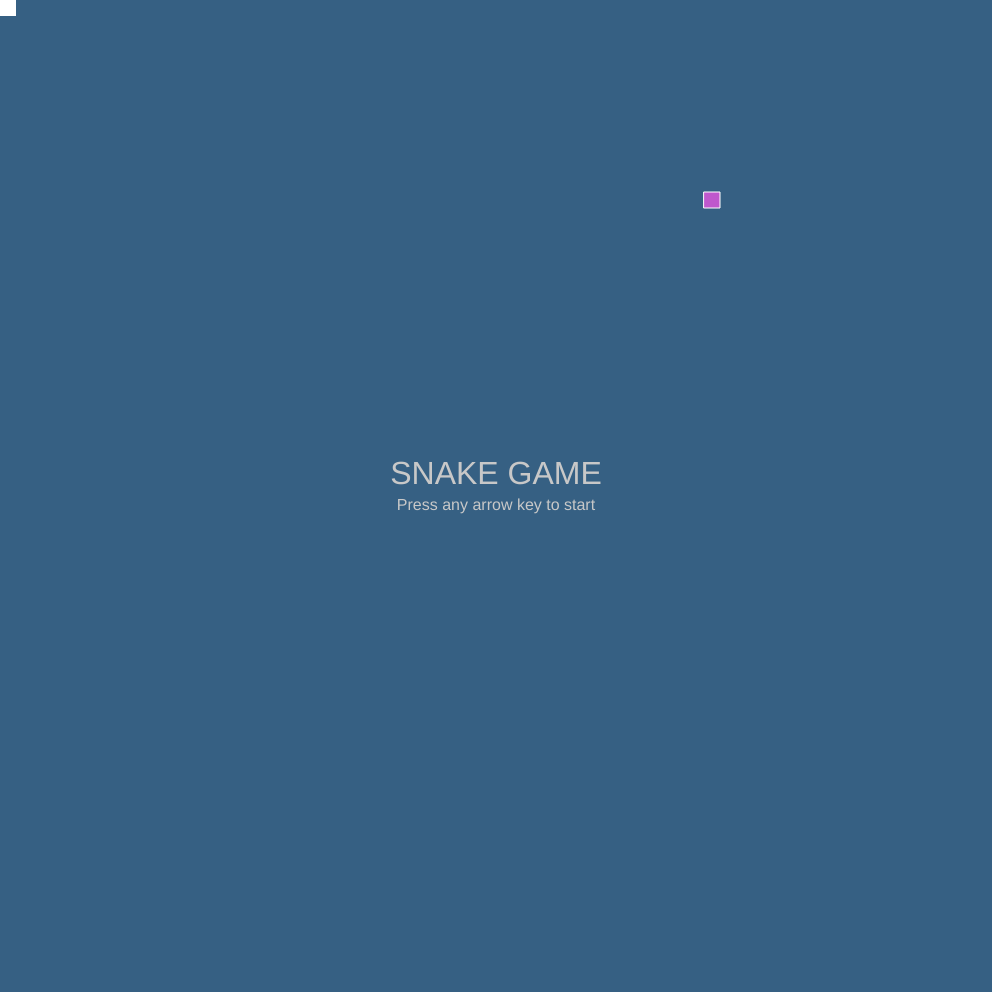
Frame 1 (no input)
Frame 60 (no input): identical to frame 1, image omitted
Frame 120 (the mouse pressed at the canvas centre since frame 60): identical to frame 1, image omitted

The p5.js sketch that drew this single still picture (run headless with seeded random() and noise() and a simulated clock; from frame 60 on, the mouse is pressed at the canvas centre):

// p5.js sketch
// ── sketch.js
/// <reference path="p5.d.ts" />
const COL_SIZE = 16;
const min = Math.min(document.documentElement.clientWidth, document.documentElement.clientHeight);
const SIZE = min - (min % COL_SIZE);

const snake = createSnake();
const food = createFood();

function setup() {
  createCanvas(SIZE, SIZE);
  frameRate(20);

  food.newLocation();
}

function draw() {
  background(54, 96, 131);

  fill(200);
  noStroke();

  if (!snake.started) {
    const [title, subtitle] = ['SNAKE GAME', 'Press any arrow key to start'];

    textSize(32);
    text(title, (SIZE / 2) - textWidth(title) / 2, (SIZE / 2) - 12);
    textSize(16);
    text(subtitle, (SIZE / 2) - textWidth(subtitle) / 2, (SIZE / 2) + 14);
  }

  if (snake.points) {
    textSize(32);
    text(snake.points, SIZE - textWidth(snake.points) - 10, 32);
  }

  snake.restart();

  snake.eat(food);

  snake.update();
  snake.draw();

  food.draw();
}

function keyPressed() {
  snake.changeDirection();
}
// ── food.js
function createFood() {
  const cols = SIZE / COL_SIZE;
  let [x, y, r, g, b] = [0, 0, 0, 0, 0];

  const p = () => floor(random(cols)) * COL_SIZE;
  const c = () => round(random(255));

  const getLocation = () => createVector(x, y);

  const newLocation = () => [x, y, r, g, b] = [p(), p(), c(), c(), c()];

  const draw = () => {
    stroke(255);
    fill(r, g, b);
    rect(x, y, COL_SIZE, COL_SIZE);
  };

  return {
    getLocation,
    newLocation,
    draw
  };
}
// ── snake.js
function createSnake() {
  const tails = [];
  let [x, y, direction, started] = [0, 0, 0, false];

  const start = () => {
    tails.length = 0;
    [x, y, direction, started] = [0, 0, 0, false];
  };

  const restart = () => {
    if (x < 0 || x >= SIZE || y < 0 || y >= SIZE) {
      return start();
    }

    for (let i = 0; i < tails.length; i++) {
      if (dist(x, y, tails[i].x, tails[i].y) === 0) {
        return start();
      }
    }
  };

  const changeDirection = () => {
    if ((keyCode === LEFT_ARROW && direction !== RIGHT_ARROW) ||
    (keyCode === RIGHT_ARROW && direction !== LEFT_ARROW) ||
    (keyCode === UP_ARROW && direction !== DOWN_ARROW) ||
    (keyCode === DOWN_ARROW && direction !== UP_ARROW)) {
      direction = keyCode;
      started = true;
    }
    else if (keyCode === ENTER) {
      direction = 0;
    }
  };

  const eat = (food) => {
    console.log(food.getLocation());
    const foodLocation = food.getLocation();
    if (dist(x, y, foodLocation.x, foodLocation.y) === 0) {
      tails.push(createVector(x, y));
      food.newLocation();
    }
  };

  const update = () => {
    if (direction === 0) {
      return;
    }

    for (let i = 0; i < tails.length - 1; i++) {
      tails[i] = tails[i + 1];
    }
    tails[tails.length - 1] = createVector(x, y);

    if (direction === UP_ARROW)
      y -= COL_SIZE;
    else if (direction === DOWN_ARROW)
      y += COL_SIZE;
    else if (direction === LEFT_ARROW)
      x -= COL_SIZE;
    else if (direction === RIGHT_ARROW)
      x += COL_SIZE
  }

  const draw = () => {
    fill(255);
    noStroke();
    rect(x, y, COL_SIZE, COL_SIZE);
    tails.forEach(tail => rect(tail.x, tail.y, COL_SIZE, COL_SIZE));
  };

  return {
    restart,
    changeDirection,
    eat,
    update,
    draw,
    get started() {
      return started;
    },
    get points() {
      return tails.length * 10;
    }
  };
}
